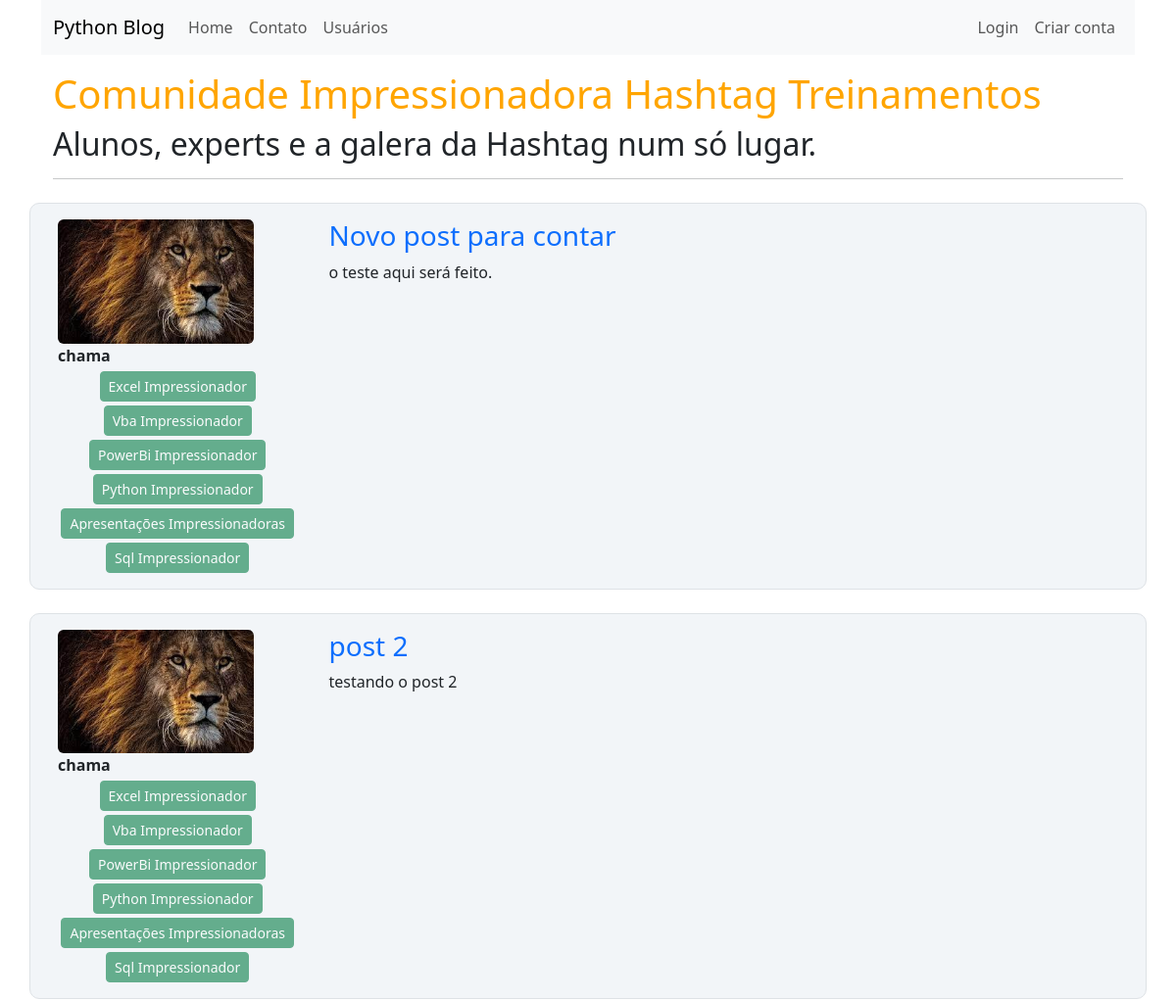
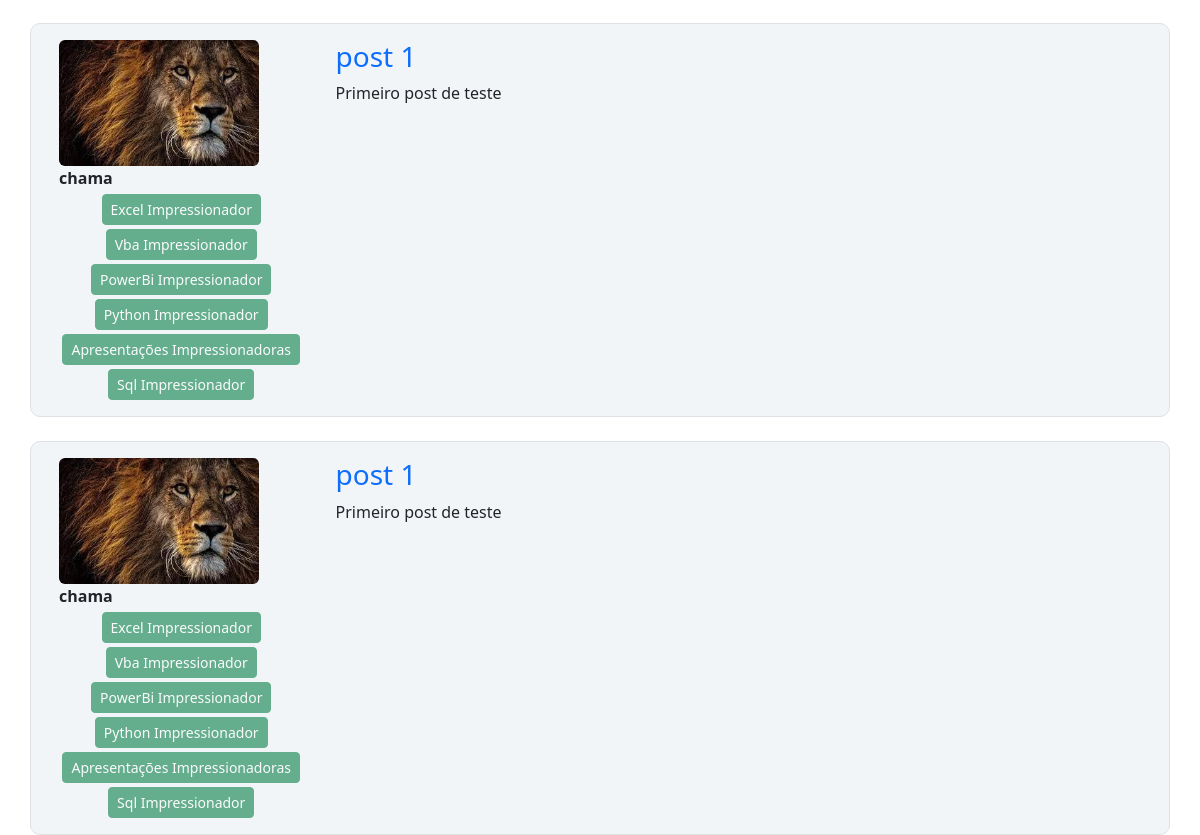
The page / on the database its author committed (2 pictures, top to bottom).
### comunidade/models.py (models this page shows, shortened)
class Post(database.Model):
    id = database.Column(database.Integer, primary_key=True)
    titulo = database.Column(database.String, nullable=False)
    corpo = database.Column(database.Text, nullable=False)
    data_criacao = database.Column(database.DateTime, nullable=False, default=datetime.utcnow)
    id_usuario = database.Column(database.Integer, database.ForeignKey('usuario.id'), nullable=False)

class Usuario(database.Model, UserMixin):
    id = database.Column(database.Integer, primary_key=True)
    username = database.Column(database.String, nullable=False)
    senha = database.Column(database.String, nullable=False)
    email = database.Column(database.String, nullable=False, unique=True)
    foto_perfil = database.Column(database.String, default='default.jpg', nullable=False)
    posts = database.relationship('Post', backref='autor', lazy=True)
    cursos = database.Column(database.String, nullable=False, default='Não Informado')

### comunidade/routes.py (the view)
@app.route("/")
def home():
    posts = Post.query.order_by(Post.id.desc())
    return render_template('home.html', posts=posts)

### comunidade/templates/home.html
{% extends 'base.html' %}
{% block body %}
        <div class="container mt-3">
            <h1 style="color: orange">Comunidade Impressionadora Hashtag Treinamentos</h1>
            <h2>Alunos, experts e a galera da Hashtag num só lugar.</h2>
            <hr>
        </div>
        {% for post in posts %}
            <div class="row border mt-4 p-3 meupost">
                <div class="col col-3">
                    <div class="d-flex align-items-center">
                        <div class="image pe-2">
                            <img src="{{ url_for('static', filename='fotos_perfil/{}'.format(post.autor.foto_perfil)) }}" class="rounded" width="200" >
                            <strong>{{ post.autor.username }}</strong>
                            <div class="col" style="text-align: center">
                                {% for curso in post.autor.cursos.split(';') %}
                                    <button type="button" class="btn btn-success btn-sm mt-1" disabled>{{ curso }} </button>
                                {% endfor %}
                            </div>
                        </div>
                    </div>
                </div>
                <div class="col col-9">
                    <a style="text-decoration: none" href="{{ url_for('exibir_post', post_id=post.id) }}"><h3>{{ post.titulo }}</h3></a>
                    <p>{{ post.corpo }}</p>
                </div>
            </div>
        {% endfor %}
{% endblock %}

### comunidade/templates/base.html (shortened to what this page needs)
<!DOCTYPE html>
<html lang="pt-br">
<head>
    <link href="https://cdn.jsdelivr.net/npm/bootstrap@5.3.0-alpha1/dist/css/bootstrap.min.css" rel="stylesheet">
    <link rel="stylesheet" type="text/css" href="{{ url_for('static', filename='main.css') }}">
</head>
<body>
    <div class="container">
    {% include 'navbar.html' %}
    {% block body %}
    {% endblock %}
    </div>
</body>
</html>

### comunidade/templates/navbar.html (shortened to what this page needs)
<nav class="navbar navbar-expand-lg bg-body-tertiary">
  <div class="container-fluid container">
    <a class="navbar-brand" href="{{ url_for('home') }}">Python Blog</a>
    <div class="collapse navbar-collapse" id="navbarNav">
      <ul class="navbar-nav">
        <li class="nav-item">
          <a class="nav-link" aria-current="page" href="{{ url_for('home') }}">Home</a>
        </li>
        <li class="nav-item">
          <a class="nav-link" href="{{ url_for('contato') }}">Contato</a>
        </li>
        <li class="nav-item">
          <a class="nav-link" href="{{ url_for('usuarios') }}">Usuários</a>
        </li>
      </ul>
    </div>
    <ul class="d-flex navbar-nav">
      {% if current_user.is_authenticated %}
        <li class="nav-item">
          <a class="nav-link" href="{{ url_for('criar_post') }}">Criar Post</a>
        </li>
        <li class="nav-item">
          <a class="nav-link" href="{{ url_for('perfil') }}">Meu Perfil</a>
        </li>
        <li class="nav-item">
          <a class="nav-link" href="{{ url_for('sair') }}">Sair</a>
        </li>
      {% else %}
        <li class="nav-item">
          <a class="nav-link" href="{{ url_for('login') }}">Login</a>
        </li>
        <li class="nav-item">
          <a class="nav-link" href="{{ url_for('login') }}">Criar conta</a>
        </li>
      {% endif %}
    </ul>
  </div>
</nav>

### comunidade/static/main.css (style rules this page uses)
.meupost { background: #f2f5f8; border-radius: 10px; }

### rows shown on the page
Post: foto_perfil (picture), autor.username "chama", curso "Excel Impressionador" "Vba Impressionador" "PowerBi Impressionador" "Python Impressionador" "Apresentações Impressionadoras" "Sql Impressionador", titulo "Novo post para contar", corpo "o teste aqui será feito."
Post: foto_perfil (picture), autor.username "chama", curso "Excel Impressionador" "Vba Impressionador" "PowerBi Impressionador" "Python Impressionador" "Apresentações Impressionadoras" "Sql Impressionador", titulo "post 2", corpo "testando o post 2"
Post: foto_perfil (picture), autor.username "chama", curso "Excel Impressionador" "Vba Impressionador" "PowerBi Impressionador" "Python Impressionador" "Apresentações Impressionadoras" "Sql Impressionador", titulo "post 1", corpo "Primeiro post de teste"
Post: foto_perfil (picture), autor.username "chama", curso "Excel Impressionador" "Vba Impressionador" "PowerBi Impressionador" "Python Impressionador" "Apresentações Impressionadoras" "Sql Impressionador", titulo "post 1", corpo "Primeiro post de teste"
